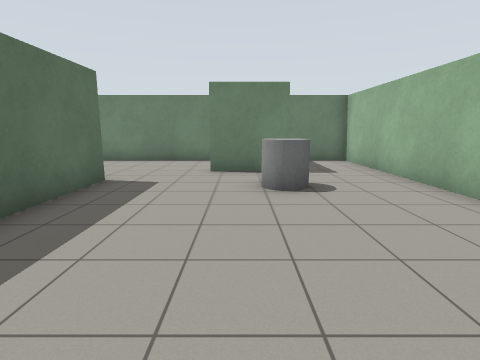
view 1 (above)

15 first-person views from a walk through a Gazebo world. The camera is 1.2 m above the floor, tilts 10° down and sees 80° across. The floor is counted in squares, 1 m on a side. Each view is taken from the middle of a square. On the plan, view 1 faces up. The plan holds only what a view shows up to about 12 squares ahead; the rest is blank.

view 2
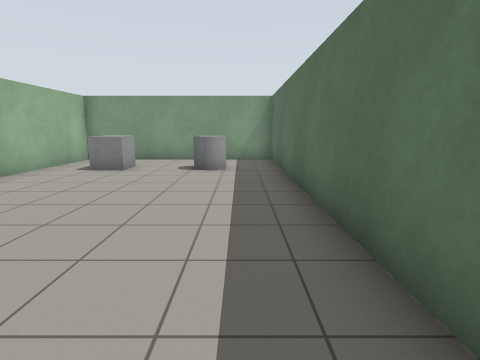

view 3
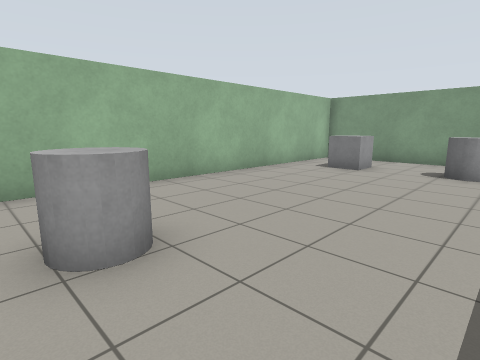

view 4
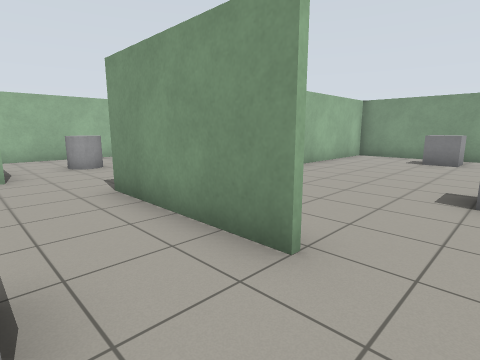

view 5
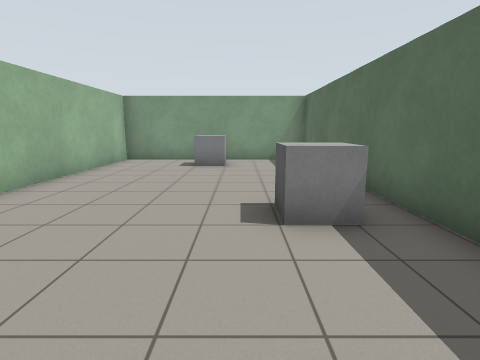

view 6
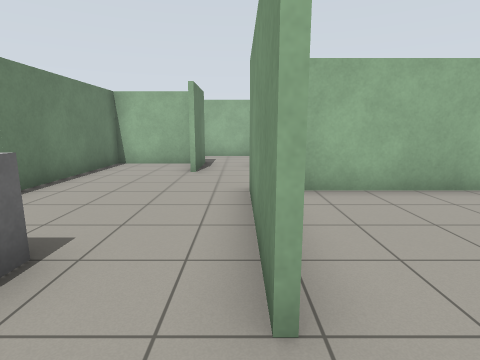

view 7
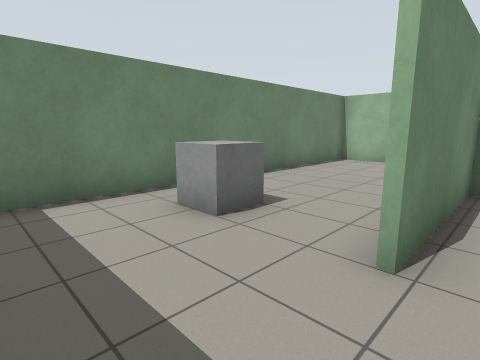

view 8
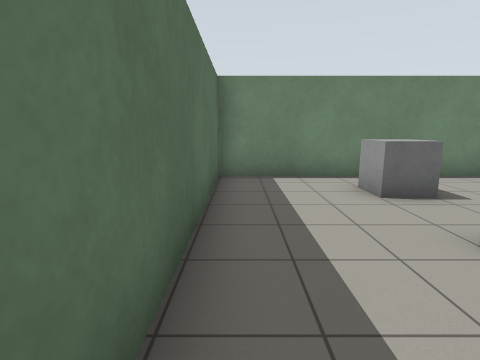

view 9
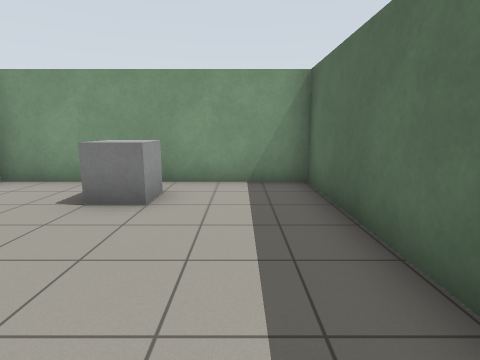

view 10
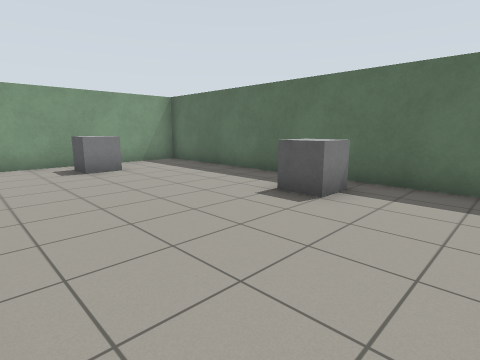

view 11
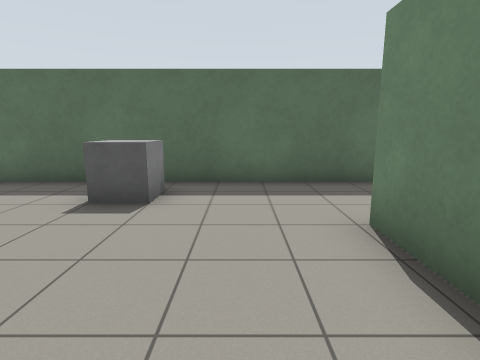

view 12
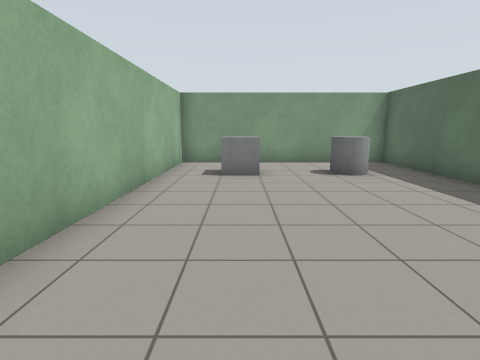

view 13
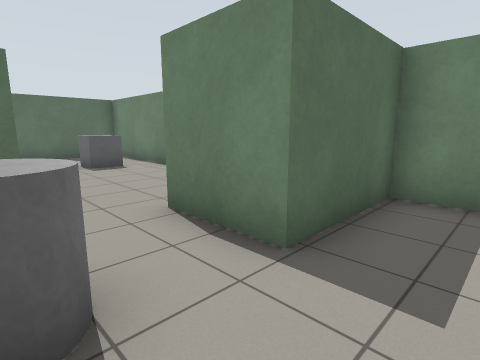

view 14
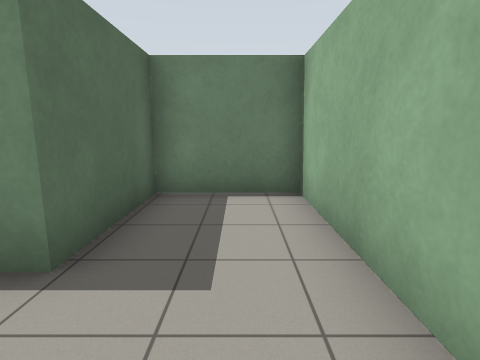

view 15
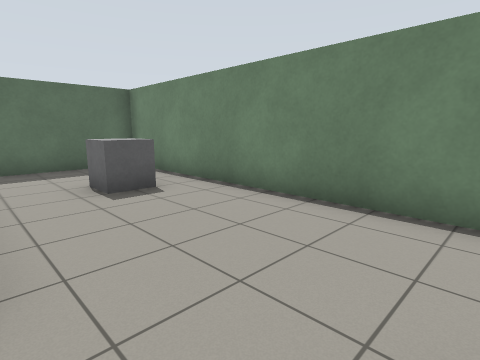

### Floor plan
Ten units are one square. View 1 is at (0, 0); x grows to the right and y downward. Boxes are objects, and circles mark ways between rooms. Rooms are numbered by the first view taken in them; rooms with no view inside come last. Other rooms are left out.
<svg viewBox="-111 -119 157 170">
<path fill="none" stroke="#000" d="M-33 -68 -33 46M-30 46 41 46 41 -114 14 -114 14 -83 -9 -83M-76 -68 -33 -68M12 -87 12 -114 -106 -114 -106 46 -30 46M-34 46 -34 -67 -76 -67"/>
<rect x="-15" y="15" width="10" height="10" fill="#bbb"><title>grey cylinder</title></rect>
<rect x="5" y="-65" width="10" height="10" fill="#bbb"><title>grey cylinder</title></rect>
<rect x="15" y="15" width="10" height="10" fill="#bbb"><title>grey box</title></rect>
<rect x="-95" y="-35" width="10" height="10" fill="#bbb"><title>grey box</title></rect>
<rect x="-75" y="25" width="10" height="10" fill="#bbb"><title>grey box</title></rect>
<rect x="-75" y="-105" width="10" height="20" fill="#bbb"><title>grey box</title></rect>
<circle cx="-15" cy="-75" r="3" fill="#2a7"/>
<text x="10" y="-20">1</text>
<text x="-60" y="-40">2</text>
</svg>
Room 1 opens to room 2.

Where each view was taken, in squares from view 1:
view 1: 0 up, 0 right, facing up
view 2: 7 up, 2 left, facing down
view 3: 7 up, 2 left, facing down-right
view 4: 9 up, 9 left, facing down-right
view 5: 7 up, 8 left, facing down
view 6: 7 up, 9 left, facing right
view 7: 6 up, 10 left, facing up-right
view 8: 4 up, 10 left, facing up
view 9: 2 up, 9 left, facing down
view 10: 6 up, 4 left, facing down-left
view 11: 5 up, 4 left, facing left
view 12: 6 up, 2 right, facing down
view 13: 6 up, 3 right, facing up-left
view 14: 6 up, 3 right, facing up
view 15: 7 up, 1 left, facing up-left
